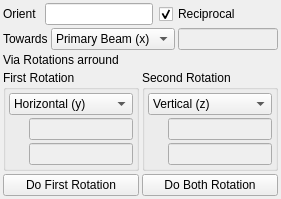
<ui version="4.0" >
 <class>Reorient</class>
 <widget class="QWidget" name="Reorient" >
  <property name="geometry" >
   <rect>
    <x>0</x>
    <y>0</y>
    <width>262</width>
    <height>199</height>
   </rect>
  </property>
  <property name="sizePolicy" >
   <sizepolicy vsizetype="Maximum" hsizetype="Maximum" >
    <horstretch>0</horstretch>
    <verstretch>0</verstretch>
   </sizepolicy>
  </property>
  <property name="minimumSize" >
   <size>
    <width>0</width>
    <height>0</height>
   </size>
  </property>
  <property name="maximumSize" >
   <size>
    <width>16777215</width>
    <height>16777215</height>
   </size>
  </property>
  <property name="windowTitle" >
   <string>Reorient</string>
  </property>
  <layout class="QGridLayout" name="gridLayout_5" >
   <property name="sizeConstraint" >
    <enum>QLayout::SetMinAndMaxSize</enum>
   </property>
   <property name="margin" >
    <number>3</number>
   </property>
   <property name="spacing" >
    <number>3</number>
   </property>
   <item row="0" column="0" >
    <layout class="QHBoxLayout" name="horizontalLayout" >
     <property name="spacing" >
      <number>6</number>
     </property>
     <item>
      <widget class="QLabel" name="label" >
       <property name="text" >
        <string>Orient </string>
       </property>
       <property name="buddy" >
        <cstring>fromEdit</cstring>
       </property>
      </widget>
     </item>
     <item>
      <widget class="QLineEdit" name="fromEdit" >
       <property name="sizePolicy" >
        <sizepolicy vsizetype="Fixed" hsizetype="Expanding" >
         <horstretch>0</horstretch>
         <verstretch>0</verstretch>
        </sizepolicy>
       </property>
       <property name="minimumSize" >
        <size>
         <width>70</width>
         <height>0</height>
        </size>
       </property>
       <property name="frame" >
        <bool>true</bool>
       </property>
      </widget>
     </item>
     <item>
      <widget class="QCheckBox" name="RezicheckBox" >
       <property name="sizePolicy" >
        <sizepolicy vsizetype="Fixed" hsizetype="Fixed" >
         <horstretch>0</horstretch>
         <verstretch>0</verstretch>
        </sizepolicy>
       </property>
       <property name="text" >
        <string>Reciprocal</string>
       </property>
       <property name="checked" >
        <bool>true</bool>
       </property>
      </widget>
     </item>
     <item>
      <spacer name="horizontalSpacer_4" >
       <property name="orientation" >
        <enum>Qt::Horizontal</enum>
       </property>
       <property name="sizeType" >
        <enum>QSizePolicy::Expanding</enum>
       </property>
       <property name="sizeHint" stdset="0" >
        <size>
         <width>0</width>
         <height>20</height>
        </size>
       </property>
      </spacer>
     </item>
    </layout>
   </item>
   <item row="1" column="0" >
    <layout class="QHBoxLayout" name="horizontalLayout_4" >
     <item>
      <widget class="QLabel" name="label_2" >
       <property name="text" >
        <string>Towards</string>
       </property>
       <property name="buddy" >
        <cstring>toCombo</cstring>
       </property>
      </widget>
     </item>
     <item>
      <widget class="QComboBox" name="toCombo" >
       <property name="sizePolicy" >
        <sizepolicy vsizetype="Fixed" hsizetype="Expanding" >
         <horstretch>0</horstretch>
         <verstretch>0</verstretch>
        </sizepolicy>
       </property>
       <item>
        <property name="text" >
         <string>Primary Beam (x)</string>
        </property>
       </item>
       <item>
        <property name="text" >
         <string>Horizontal (y)</string>
        </property>
       </item>
       <item>
        <property name="text" >
         <string>Vertical (z)</string>
        </property>
       </item>
       <item>
        <property name="text" >
         <string>Reciprocal</string>
        </property>
       </item>
       <item>
        <property name="text" >
         <string>Real</string>
        </property>
       </item>
      </widget>
     </item>
     <item>
      <widget class="QLineEdit" name="toEdit" >
       <property name="enabled" >
        <bool>false</bool>
       </property>
       <property name="sizePolicy" >
        <sizepolicy vsizetype="Fixed" hsizetype="Expanding" >
         <horstretch>0</horstretch>
         <verstretch>0</verstretch>
        </sizepolicy>
       </property>
       <property name="minimumSize" >
        <size>
         <width>70</width>
         <height>0</height>
        </size>
       </property>
      </widget>
     </item>
     <item>
      <spacer name="horizontalSpacer_5" >
       <property name="orientation" >
        <enum>Qt::Horizontal</enum>
       </property>
       <property name="sizeType" >
        <enum>QSizePolicy::Expanding</enum>
       </property>
       <property name="sizeHint" stdset="0" >
        <size>
         <width>0</width>
         <height>20</height>
        </size>
       </property>
      </spacer>
     </item>
    </layout>
   </item>
   <item row="2" column="0" >
    <widget class="QLabel" name="label_3" >
     <property name="sizePolicy" >
      <sizepolicy vsizetype="Fixed" hsizetype="Maximum" >
       <horstretch>0</horstretch>
       <verstretch>0</verstretch>
      </sizepolicy>
     </property>
     <property name="text" >
      <string>Via Rotations arround</string>
     </property>
    </widget>
   </item>
   <item row="3" column="0" >
    <layout class="QHBoxLayout" name="horizontalLayout_2" >
     <item>
      <widget class="QGroupBox" name="groupBox" >
       <property name="sizePolicy" >
        <sizepolicy vsizetype="Preferred" hsizetype="Expanding" >
         <horstretch>0</horstretch>
         <verstretch>0</verstretch>
        </sizepolicy>
       </property>
       <property name="title" >
        <string>First Rotation</string>
       </property>
       <layout class="QGridLayout" name="gridLayout_2" >
        <property name="margin" >
         <number>3</number>
        </property>
        <property name="spacing" >
         <number>3</number>
        </property>
        <item row="0" column="0" >
         <widget class="QComboBox" name="axis1Combo" >
          <property name="sizePolicy" >
           <sizepolicy vsizetype="Fixed" hsizetype="Expanding" >
            <horstretch>0</horstretch>
            <verstretch>0</verstretch>
           </sizepolicy>
          </property>
          <property name="currentIndex" >
           <number>1</number>
          </property>
          <item>
           <property name="text" >
            <string>Primary Beam (x)</string>
           </property>
          </item>
          <item>
           <property name="text" >
            <string>Horizontal (y)</string>
           </property>
          </item>
          <item>
           <property name="text" >
            <string>Vertical (z)</string>
           </property>
          </item>
          <item>
           <property name="text" >
            <string>Arbitary Axis</string>
           </property>
          </item>
         </widget>
        </item>
        <item row="1" column="0" >
         <layout class="QGridLayout" name="gridLayout" >
          <item rowspan="2" row="0" column="0" >
           <spacer name="horizontalSpacer" >
            <property name="orientation" >
             <enum>Qt::Horizontal</enum>
            </property>
            <property name="sizeType" >
             <enum>QSizePolicy::Expanding</enum>
            </property>
            <property name="sizeHint" stdset="0" >
             <size>
              <width>25</width>
              <height>20</height>
             </size>
            </property>
           </spacer>
          </item>
          <item row="0" column="1" >
           <widget class="QLineEdit" name="axis1Edit" >
            <property name="enabled" >
             <bool>false</bool>
            </property>
            <property name="sizePolicy" >
             <sizepolicy vsizetype="Fixed" hsizetype="Preferred" >
              <horstretch>0</horstretch>
              <verstretch>0</verstretch>
             </sizepolicy>
            </property>
            <property name="minimumSize" >
             <size>
              <width>70</width>
              <height>0</height>
             </size>
            </property>
           </widget>
          </item>
          <item row="1" column="1" >
           <widget class="QLineEdit" name="axis1Display" >
            <property name="enabled" >
             <bool>false</bool>
            </property>
            <property name="sizePolicy" >
             <sizepolicy vsizetype="Maximum" hsizetype="Preferred" >
              <horstretch>0</horstretch>
              <verstretch>0</verstretch>
             </sizepolicy>
            </property>
            <property name="readOnly" >
             <bool>false</bool>
            </property>
           </widget>
          </item>
         </layout>
        </item>
       </layout>
      </widget>
     </item>
     <item>
      <widget class="QGroupBox" name="groupBox_2" >
       <property name="sizePolicy" >
        <sizepolicy vsizetype="Preferred" hsizetype="Expanding" >
         <horstretch>0</horstretch>
         <verstretch>0</verstretch>
        </sizepolicy>
       </property>
       <property name="title" >
        <string>Second Rotation</string>
       </property>
       <layout class="QGridLayout" name="gridLayout_4" >
        <property name="margin" >
         <number>3</number>
        </property>
        <property name="spacing" >
         <number>3</number>
        </property>
        <item row="1" column="0" >
         <layout class="QGridLayout" name="gridLayout_3" >
          <item rowspan="2" row="0" column="0" >
           <spacer name="horizontalSpacer_2" >
            <property name="orientation" >
             <enum>Qt::Horizontal</enum>
            </property>
            <property name="sizeType" >
             <enum>QSizePolicy::Preferred</enum>
            </property>
            <property name="sizeHint" stdset="0" >
             <size>
              <width>25</width>
              <height>20</height>
             </size>
            </property>
           </spacer>
          </item>
          <item row="1" column="1" >
           <widget class="QLineEdit" name="axis2Display" >
            <property name="enabled" >
             <bool>false</bool>
            </property>
            <property name="sizePolicy" >
             <sizepolicy vsizetype="Fixed" hsizetype="Preferred" >
              <horstretch>0</horstretch>
              <verstretch>0</verstretch>
             </sizepolicy>
            </property>
           </widget>
          </item>
          <item row="0" column="1" >
           <widget class="QLineEdit" name="axis2Edit" >
            <property name="enabled" >
             <bool>false</bool>
            </property>
            <property name="sizePolicy" >
             <sizepolicy vsizetype="Fixed" hsizetype="Preferred" >
              <horstretch>0</horstretch>
              <verstretch>0</verstretch>
             </sizepolicy>
            </property>
            <property name="minimumSize" >
             <size>
              <width>70</width>
              <height>0</height>
             </size>
            </property>
           </widget>
          </item>
         </layout>
        </item>
        <item row="0" column="0" >
         <widget class="QComboBox" name="axis2Combo" >
          <property name="sizePolicy" >
           <sizepolicy vsizetype="Fixed" hsizetype="Expanding" >
            <horstretch>0</horstretch>
            <verstretch>0</verstretch>
           </sizepolicy>
          </property>
          <property name="currentIndex" >
           <number>2</number>
          </property>
          <item>
           <property name="text" >
            <string>Primary Beam (x)</string>
           </property>
          </item>
          <item>
           <property name="text" >
            <string>Horizontal (y)</string>
           </property>
          </item>
          <item>
           <property name="text" >
            <string>Vertical (z)</string>
           </property>
          </item>
          <item>
           <property name="text" >
            <string>Arbitary Axis</string>
           </property>
          </item>
         </widget>
        </item>
       </layout>
      </widget>
     </item>
    </layout>
   </item>
   <item row="4" column="0" >
    <layout class="QHBoxLayout" name="horizontalLayout_3" >
     <item>
      <widget class="QPushButton" name="doFirstRatation" >
       <property name="sizePolicy" >
        <sizepolicy vsizetype="Fixed" hsizetype="Expanding" >
         <horstretch>0</horstretch>
         <verstretch>0</verstretch>
        </sizepolicy>
       </property>
       <property name="text" >
        <string>Do First Rotation</string>
       </property>
      </widget>
     </item>
     <item>
      <widget class="QPushButton" name="doRotation" >
       <property name="sizePolicy" >
        <sizepolicy vsizetype="Fixed" hsizetype="Expanding" >
         <horstretch>0</horstretch>
         <verstretch>0</verstretch>
        </sizepolicy>
       </property>
       <property name="text" >
        <string>Do Both Rotation</string>
       </property>
      </widget>
     </item>
    </layout>
   </item>
  </layout>
 </widget>
 <tabstops>
  <tabstop>fromEdit</tabstop>
  <tabstop>RezicheckBox</tabstop>
  <tabstop>toCombo</tabstop>
  <tabstop>toEdit</tabstop>
  <tabstop>axis1Edit</tabstop>
  <tabstop>doRotation</tabstop>
 </tabstops>
 <resources/>
 <connections>
  <connection>
   <sender>axis1Combo</sender>
   <signal>currentIndexChanged(int)</signal>
   <receiver>Reorient</receiver>
   <slot>axis1Changed()</slot>
   <hints>
    <hint type="sourcelabel" >
     <x>104</x>
     <y>109</y>
    </hint>
    <hint type="destinationlabel" >
     <x>285</x>
     <y>140</y>
    </hint>
   </hints>
  </connection>
  <connection>
   <sender>axis1Edit</sender>
   <signal>editingFinished()</signal>
   <receiver>Reorient</receiver>
   <slot>axis1EditChanged()</slot>
   <hints>
    <hint type="sourcelabel" >
     <x>121</x>
     <y>133</y>
    </hint>
    <hint type="destinationlabel" >
     <x>285</x>
     <y>189</y>
    </hint>
   </hints>
  </connection>
  <connection>
   <sender>axis2Combo</sender>
   <signal>currentIndexChanged(int)</signal>
   <receiver>Reorient</receiver>
   <slot>axis2Changed()</slot>
   <hints>
    <hint type="sourcelabel" >
     <x>252</x>
     <y>109</y>
    </hint>
    <hint type="destinationlabel" >
     <x>285</x>
     <y>174</y>
    </hint>
   </hints>
  </connection>
  <connection>
   <sender>axis2Edit</sender>
   <signal>editingFinished()</signal>
   <receiver>Reorient</receiver>
   <slot>axis2EditChanged()</slot>
   <hints>
    <hint type="sourcelabel" >
     <x>251</x>
     <y>133</y>
    </hint>
    <hint type="destinationlabel" >
     <x>285</x>
     <y>213</y>
    </hint>
   </hints>
  </connection>
  <connection>
   <sender>doRotation</sender>
   <signal>clicked()</signal>
   <receiver>Reorient</receiver>
   <slot>doRotationSlot()</slot>
   <hints>
    <hint type="sourcelabel" >
     <x>257</x>
     <y>194</y>
    </hint>
    <hint type="destinationlabel" >
     <x>285</x>
     <y>213</y>
    </hint>
   </hints>
  </connection>
  <connection>
   <sender>toCombo</sender>
   <signal>currentIndexChanged(int)</signal>
   <receiver>Reorient</receiver>
   <slot>toChanged(int)</slot>
   <hints>
    <hint type="sourcelabel" >
     <x>163</x>
     <y>48</y>
    </hint>
    <hint type="destinationlabel" >
     <x>285</x>
     <y>66</y>
    </hint>
   </hints>
  </connection>
  <connection>
   <sender>fromEdit</sender>
   <signal>editingFinished()</signal>
   <receiver>Reorient</receiver>
   <slot>updateDisplay()</slot>
   <hints>
    <hint type="sourcelabel" >
     <x>108</x>
     <y>21</y>
    </hint>
    <hint type="destinationlabel" >
     <x>285</x>
     <y>16</y>
    </hint>
   </hints>
  </connection>
  <connection>
   <sender>doFirstRatation</sender>
   <signal>clicked()</signal>
   <receiver>Reorient</receiver>
   <slot>doFirstRotationSlot()</slot>
   <hints>
    <hint type="sourcelabel" >
     <x>65</x>
     <y>182</y>
    </hint>
    <hint type="destinationlabel" >
     <x>130</x>
     <y>99</y>
    </hint>
   </hints>
  </connection>
 </connections>
 <slots>
  <slot>fromChanged()</slot>
  <slot>toChanged(int)</slot>
  <slot>toEditChanged()</slot>
  <slot>axis1Changed(int)</slot>
  <slot>axis2Changed(int)</slot>
  <slot>axis1EditChanged()</slot>
  <slot>axis2EditChanged()</slot>
  <slot>doRotationSlot()</slot>
  <slot>updateDisplay()</slot>
  <slot>doFirstRotationSlot()</slot>
 </slots>
</ui>
